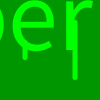
Frame 1 (no input)
Frame 60 (the mouse pressed at the canvas centre just before this capture): identical to frame 1, image omitted
Frame 120 (the mouse held since frame 60 and released just before this capture): identical to frame 1, image omitted

The Processing sketch that drew this single still picture (run headless with seeded random() and noise(); from frame 60 on, the mouse is pressed at the canvas centre):

// Processing sketch: SuperBarMobile
// ── SuperBarMobile.pde
int h;
int[] x = {0,0,0};
int s;
float[] ph = {0,0,0};
float[] ch = {0,0,0};
color bc = color(0,150,0);
color bg = color(255);
int score = 0;
int r;
String title = "Super Bar";

void setup(){
  orientation(LANDSCAPE);
  
  h = height/10;
  x[0] = width;
  x[1] = width+width/2;
  x[2] = width*2;
  s = width/200; 
  ph[0] = random((height/5)*2);
  ph[1] = random((height/5)*2);
  ph[2] = random((height/5)*2); 
}

void draw(){
  if(millis() < 4000){
   background(0,150,0);
   fill(0,255,0);
   noStroke();
   textAlign(CENTER);
   textSize(100);
   text(title,width/2,height/2);
   rect(width*0.725,height/5,width/20,(height/5)*3,10);
   rect(width*0.225,(height/5)*2,width/20,height/5,10);
  }
  else{
  
  background(bg);
  noStroke();
  
  hit();
  bar();
  pilar();
  coin();
  }
}

void bar(){
  fill(bc);
  rectMode(CENTER);
  rect(width/2,height/2,width/20,h,10);
}

void pilar(){
  fill(150,0,0);
  rectMode(CORNER);
  for(int i = 0; i != 3; ++i){
    rect(x[i],0,width/20,ph[i]);
    rect(x[i],height-ph[i],width/20,ph[i]);
    x[i] = x[i]-s;
  }
  
  if(x[2] <= width*0.55 + s/2 && x[2] >= width*0.55 - s/2){
    x[0] = width;
    ph[0] = random((height/5)*2);
  }
  else if(x[0] <= width*0.55 + s/2 && x[0] >= width*0.55 - s/2){
    x[1] = width;
    ph[1] = random((height/5)*2);
  }
  else if(x[1] <= width*0.55 + s/2 && x[1] >= width*0.55 - s/2){
    x[2] = width;
    ph[2] = random((height/5)*2);
  }
}

void coin(){
  fill(250,250,0);
  stroke(255,150,0);
  
  for(int u = 0; u !=3; ++u){
   ch[u] = ph[u]+width/40+(ph[u]%width/20); 
    
   ellipse(x[u]+width/40,ch[u],width/20,width/20);
   ellipse(x[u]+width/40,height-ch[u],width/20,width/20); 
  }
}

void hit(){
  if(r > 0){
    r = r-s;
  }
  else{
    bc = color(0,150,0);
  }
  for(int e = 0; e != 3; ++e){
    if(x[e] <= width/2 + s/2 && x[e] >= width/2 - s/2){
      if(h < height-ph[e]*2 && h > height-(ch[e]+width/40)*2){
        ++score;
        bc = color(0,255,0);
      }
      else if(h > height-ph[e]*2){
        score = 0;
        bc = color(0);
      }
      r = 100;
    }
  }

  if(score >= 50){
    s = (width/200)*2;
    bg = color(random(255),random(255),random(255));
  }
  else if(score >= 40){
    bg = color(255,128,0);
  }
  else if(score >= 30){
    bg = color(128,0,128);
  }
  else if(score >= 20){
    bg = color(255,0,0); 
  }
  else if(score >= 10){
    bg = color(128,128,255);
  }
  else{
    s = width/200;
    bg = color(255);
  }
 
  fill(0,0,255);
  textSize(50);
  textAlign(CENTER);
  text(score,width/2 -10,50);
} 

void mousePressed(){
  if(h < height-height/10){
   if(mouseX > width/2){
     h = h+height/10; 
    }
  }
  if(h > height/10){
    if(mouseX < width/2){
     h = h-height/10; 
    }
  }
}
